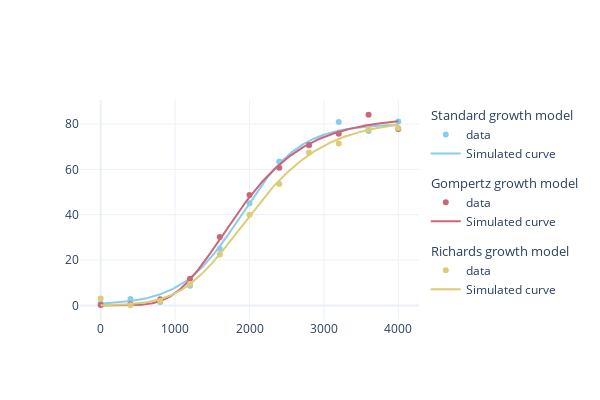

Notebook code cell kept with this figure:
### Code cell
fig = go.Figure()
datas = [standard_data, gompertz_data, richards_data]
for i_m, data in enumerate(datas):
    fig.add_trace(
        go.Scatter(
            name= "data",
            x=data["t"],
            y=data["C"],
            mode='markers',
            line=dict(color=disc_col_scale[i_m]),
            showlegend=True,
            legendgroup=data["model"],
            legendgrouptitle=dict(
                text=data["model"]+" growth model"
            )
        )
    )
    parameters = data["Parameters"]
    model = LogisticGrowth(data["model"], IC=parameters[-2])
    more_times = np.linspace(0, 4000, 1000)
    solution = model.simulate(parameters[:-2], more_times)
    fig.add_trace(
        go.Scatter(
            name= "Simulated curve",
            x=more_times,
            y=solution,
            mode='lines',
            line=dict(color=disc_col_scale[i_m]),
            showlegend=True,
            legendgroup=data["model"],
            legendgrouptitle=dict(
                text=data["model"]+" growth model"
            )
        )
    )
fig.update_layout(
    template='plotly_white',
    width=600,
    height=400,
)
fig.write_image(image_file+"/Log_Growth_Data.svg")
fig.show()

### Figure 1 — Plotly figure (JSON) as saved in the notebook; plotly's stock layout.template omitted (floating-point values rounded to 4 significant figures; data arrays with more than 128 entries replaced by an {"elided": "..."} marker saying what was removed)
{"data": [{"legendgroup": "Standard", "legendgrouptitle": {"text": "Standard growth model"}, "line": {"color": "rgb(136, 204, 238)"}, "mode": "markers", "name": "data", "showlegend": true, "type": "scatter", "x": [0, 400, 800, 1200, 1600, 2000, 2400, 2800, 3200, 3600, 4000], "y": [0.8384, 2.845, 1.544, 8.623, 25.04, 45.06, 63.5, 70.5, 80.91, 76.89, 81.12]}, {"legendgroup": "Standard", "legendgrouptitle": {"text": "Standard growth model"}, "line": {"color": "rgb(136, 204, 238)"}, "mode": "lines", "name": "Simulated curve", "showlegend": true, "type": "scatter", "x": {"elided": "1000 float values"}, "y": {"elided": "1000 float values"}}, {"legendgroup": "Gompertz", "legendgrouptitle": {"text": "Gompertz growth model"}, "line": {"color": "rgb(204, 102, 119)"}, "mode": "markers", "name": "data", "showlegend": true, "type": "scatter", "x": [0, 400, 800, 1200, 1600, 2000, 2400, 2800, 3200, 3600, 4000], "y": [0.1836, 0.4819, 2.758, 11.71, 30.12, 48.72, 60.68, 70.76, 75.63, 84.06, 77.75]}, {"legendgroup": "Gompertz", "legendgrouptitle": {"text": "Gompertz growth model"}, "line": {"color": "rgb(204, 102, 119)"}, "mode": "lines", "name": "Simulated curve", "showlegend": true, "type": "scatter", "x": {"elided": "1000 float values"}, "y": {"elided": "1000 float values"}}, {"legendgroup": "Richards", "legendgrouptitle": {"text": "Richards growth model"}, "line": {"color": "rgb(221, 204, 119)"}, "mode": "markers", "name": "data", "showlegend": true, "type": "scatter", "x": [0, 400, 800, 1200, 1600, 2000, 2400, 2800, 3200, 3600, 4000], "y": [3.064, 0.07269, 1.956, 9.438, 22.48, 39.95, 53.57, 67.44, 71.38, 77.67, 78.23]}, {"legendgroup": "Richards", "legendgrouptitle": {"text": "Richards growth model"}, "line": {"color": "rgb(221, 204, 119)"}, "mode": "lines", "name": "Simulated curve", "showlegend": true, "type": "scatter", "x": {"elided": "1000 float values"}, "y": {"elided": "1000 float values"}}], "layout": {"height": 400, "width": 600}}
